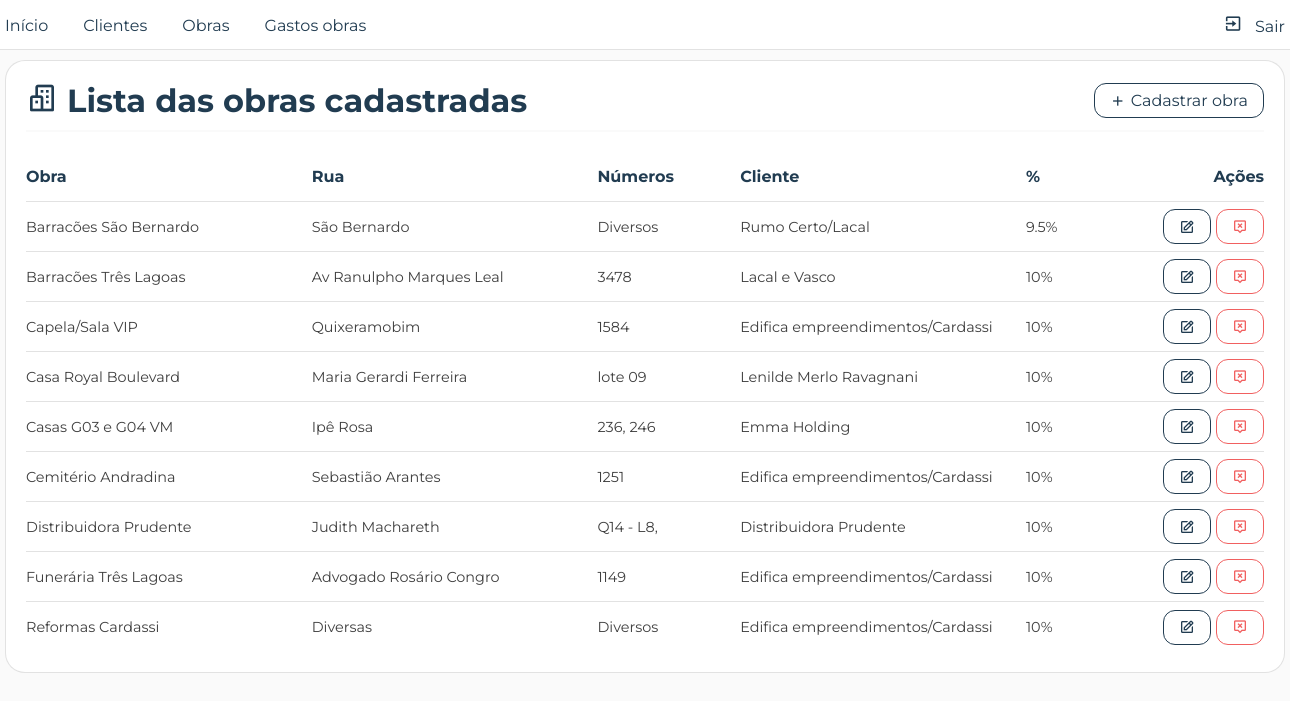
The page /pages/front/listas/lista_obras.php (signed in) on the database its author committed.
### tables this page shows
CREATE TABLE `obras` (
  `id` int(11) NOT NULL,
  `nome` varchar(50) NOT NULL,
  `cpf_cnpj_cliente` varchar(20) NOT NULL,
  `id_cidade` int(11) NOT NULL,
  `rua` varchar(50) NOT NULL,
  `numObra` char(10) NOT NULL,
  `porcentagem_cobranca` char(5) NOT NULL
);

CREATE TABLE `clientes` (
  `cpf_cnpj` varchar(20) NOT NULL,
  `nome` varchar(50) NOT NULL,
  `tipo_cliente` char(2) DEFAULT NULL
);

### pages/back/listas/lista_obrasdb.php (called while the page is built)
<?php
   require_once(__DIR__."/../../conexao/connection.php");
   try {
      $query = $conn->prepare("SELECT
                                 O.id,
                                 O.nome AS nomeObra,
                                 O.rua,
                                 O.numObra,
                                 O.porcentagem_cobranca AS porcentagem,
                                 C.cpf_cnpj,
                                 C.nome AS nomeCliente,
                                 Ci.cidade
                               FROM obras O
                               INNER JOIN clientes C
                               ON O.cpf_cnpj_cliente = C.cpf_cnpj
                               INNER JOIN cidades Ci
                               ON O.id_cidade = Ci.id
                               ORDER BY nomeObra ASC");
      $query->execute();
      if($query) {
         $obras = $query->fetchAll(PDO::FETCH_ASSOC);
         return $obras;
      }
   } catch(PDOException $erro) {
      echo $erro;
      echo "Não foi possível recuperar as obras cadastradas";
      exit();
   }
?>

### pages/front/listas/lista_obras.php (the view, shortened to what this page needs)
<?php
   require_once(__DIR__."/../../back/listas/lista_obrasdb.php");
?>
<!DOCTYPE html>
<html lang="pt-br">
<head>
      <link rel="stylesheet" href="<?= BASE_URL; ?>css/reset.css">
      <link rel="stylesheet" href="<?= BASE_URL; ?>css/style.css">
      <link rel="stylesheet" href="<?= BASE_URL; ?>css/listas.css">
      <link rel="stylesheet" href="<?= BASE_URL; ?>css/table.css">
</head>
<body>
      <?php require_once(__DIR__."/../menu.php"); ?>
      <div class="container container_lista">
         <div class="row rowTitulo">
            <h1><i class='bx bx-buildings icon_titulo' ></i> Lista das obras cadastradas</h1>
            <nav>
               <a href="<?= BASE_URL; ?>pages/front/cadastros/cadastrar_obras.php" class="btn nav"><i class='bx bx-plus'></i> Cadastrar obra</a>
            </nav>
         </div>
         <div class="row lista">
            <table class="tabela_gastos_obras">
               <tr class="linha_cabecalho">
                  <th class="f1-2">Obra</th>
                  <th class="f1-2">Rua</th>
                  <th class="f-6">Números</th>
                  <th class="f1-2">Cliente</th>
                  <th class="f-5">%</th>
                  <th class="f-5 celula_botoes_acoes">Ações</th>
               </tr>
               <?php
                  foreach($obras as $linha) {
               ?>
               <tr>
                  <td class="f1-2">
                     <p class=""><?= $linha['nomeObra']; ?></p>
                  </td>
                  <td class="f1-2">
                     <?= $linha['rua']; ?>
                  </td>
                  <td class="f-6">
                     <?= $linha['numObra']; ?>
                  </td>
                  <td class="f1-2">
                     <?= $linha['nomeCliente']; ?>
                  </td>
                  <td class="f-5">
                     <?= $linha['porcentagem'] != null ? $linha['porcentagem'].'%' : "Não definido"; ?>
                  </td>
                  <td class="f-5 celula_botoes_acoes">
                     <a href="<?= BASE_URL; ?>pages/front/edits/editar_obra.php?id=<?= $linha['id']; ?>" class="btn editar">
                        <i class='bx bx-edit'></i>
                     </a>
                     <a
                        href="<?= BASE_URL; ?>pages/back/excluir/excluir_obradb.php?id=<?= $linha['id']; ?>"
                        class="btn excluir"
                        onclick="confirmarExclusao(event, '')">
                        <i class='bx bx-message-alt-x'></i>
                     </a>
                  </td>
               </tr>
               <?php
                  }
               ?>
            </table>
         </div>
      </div>
</body>
</html>

### css/style.css (style rules this page uses)
body { width: 100%; height: auto; padding: 60px 0 10px 0; background-color: var(--gelo); }
.container { width: 1280px; margin: 0 auto; }
.row { width: 100%; }
a.btn, button.btn { width: fit-content; height: 35px; border-radius: 12px; border: 1px solid var(--realce); background-color: transparent; display: block; padding: 0 15px; place-content: center; text-decoration: none; cursor: pointer; display: flex; gap: 5px; align-items: center; color: var(--realce); font-size: 1rem; transition: all var(--trans02) ease; }

### css/variaveis.css (style rules this page uses)
:root { --cor-texto: rgba(26, 26, 26, 0.84); --cinza: rgba(26, 26, 26, 0.7); --cinza-claro: rgba(37, 37, 37, 0.438); --borda-card: rgba(37, 37, 37, 0.130); --borda-outline-input: #213c5133; --realce: #213C51; --realce02: #173044; --gelo: #fafafa; --branco: #fff; --vermelho: #f16060; --vermelho02: #cc4545; --verde: #66ac5f; --bg-icon-card1: #ddf8e0; --co-icon-card1: #66ac5f; --bg-icon-card2: #ddf4f8; --co-icon-card2: #5f89ac; --bg-icon-card3: #e9ddf8; --co-icon-card3: #805fac; --bg-icon-card4: #f8eddd; --co-icon-card4: #ac8d5f; --trans02: .2s; --trans04: .4s; }

### rows shown on the page
obras: nome "Barracões São Bernardo", rua "São Bernardo", numObra "Diversos", clientes.nome "Rumo Certo/Lacal", porcentagem_cobranca "9.5"
obras: nome "Barracões Três Lagoas", rua "Av Ranulpho Marques Leal", numObra "3478", clientes.nome "Lacal e Vasco", porcentagem_cobranca "10"
obras: nome "Capela/Sala VIP", rua "Quixeramobim", numObra "1584", clientes.nome "Edifica empreendimentos/Cardassi", porcentagem_cobranca "10"
obras: nome "Casa Royal Boulevard", rua "Maria Gerardi Ferreira", numObra "lote 09", clientes.nome "Lenilde Merlo Ravagnani", porcentagem_cobranca "10"
obras: nome "Casas G03 e G04 VM", rua "Ipê Rosa", numObra "236, 246", clientes.nome "Emma Holding", porcentagem_cobranca "10"
obras: nome "Cemitério Andradina", rua "Sebastião Arantes", numObra "1251", clientes.nome "Edifica empreendimentos/Cardassi", porcentagem_cobranca "10"
obras: nome "Distribuidora Prudente", rua "Judith Machareth", numObra "Q14 - L8,", clientes.nome "Distribuidora Prudente", porcentagem_cobranca "10"
obras: nome "Funerária Três Lagoas", rua "Advogado Rosário Congro", numObra "1149", clientes.nome "Edifica empreendimentos/Cardassi", porcentagem_cobranca "10"
obras: nome "Reformas Cardassi", rua "Diversas", numObra "Diversos", clientes.nome "Edifica empreendimentos/Cardassi", porcentagem_cobranca "10"
